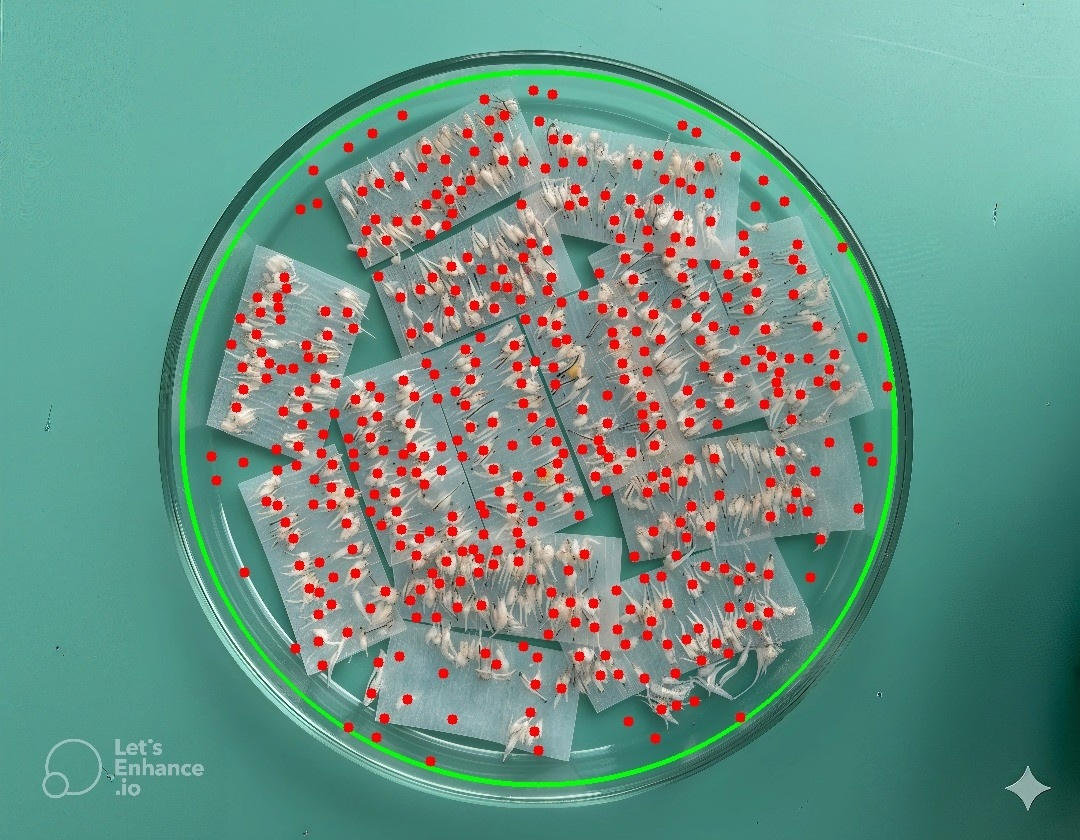
#> input picture dataset_yolo/train/images/d.jpg, 1080 x 840 px
$ python -i graft_counter.py   (imports and definitions only)   (older library calls are emulated)
#> lines starting #> are read from the running program, lines starting #| are printed output that depends on the picture; after the words box and inside, x2 and y2 are one past the last pixel; in counts of white or black regions, pixels touching at a corner belong together
#> further down, picture is the input picture: shape (840, 1080, 3); mean B, G, R 135.5, 148, 107.2
# core/graft_counter.py
# -*- coding: utf-8 -*-
from __future__ import annotations
import cv2
import numpy as np
from dataclasses import dataclass
from typing import Dict, Tuple, List


@dataclass
class Preset:
    spec_quantile: float
    log_sigmas: Tuple[float, ...]
    adapt_block: int
    adapt_C: int
    watershed_peak_ratio: float
    elong_max: float
    circ_min: float
    th_min_px: float | None
    th_max_px: float | None
    tophat_kernel: int


PRESETS = {
    "clientdemo": Preset(
        spec_quantile=99.7,
        log_sigmas=(2.5, 3.5, 5.0, 7.0),
        adapt_block=51,
        adapt_C=-5,
        watershed_peak_ratio=0.65,
        elong_max=4.5,
        circ_min=0.10,
        th_min_px=4.0,
        th_max_px=35.0,
        tophat_kernel=31,
    ),
    "ultra_dense": Preset(
        spec_quantile=99.9,
        log_sigmas=(1.0, 1.5, 2.0, 2.5, 3.0),
        adapt_block=21,
        adapt_C=-12,
        watershed_peak_ratio=0.40,
        elong_max=8.0,  # ← از 6.0 به 8.0
        circ_min=0.02,  # ← از 0.03 به 0.02
        th_min_px=1.5,  # ← از 2.0 به 1.5
        th_max_px=60.0,  # ← از 50.0 به 60.0
        tophat_kernel=21,
    ),
    "aggressive": Preset(  # ← جدید - برای گرافت‌های خیلی زیاد
        spec_quantile=99.95,
        log_sigmas=(0.8, 1.2, 1.8, 2.5, 3.5),  # طیف گسترده
        adapt_block=19,  # بلوک کوچیک
        adapt_C=-14,  # خیلی حساس
        watershed_peak_ratio=0.35,  # جداسازی قوی
        elong_max=8.0,  # شکل‌های مختلف
        circ_min=0.01,  # تقریباً همه چیز
        th_min_px=1.0,  # خیلی کوچک
        th_max_px=80.0,  # خیلی بزرگ
        tophat_kernel=19,
    ),
    "qc": Preset(
        spec_quantile=99.4,
        log_sigmas=(2.0, 3.0, 4.0, 5.0),
        adapt_block=39,
        adapt_C=-2,
        watershed_peak_ratio=0.55,
        elong_max=3.0,
        circ_min=0.15,
        th_min_px=7.0,
        th_max_px=24.0,
        tophat_kernel=25,
    ),
}


def _detect_petri_dish_mask(bgr: np.ndarray) -> np.ndarray:
    """
    Detect the circular petri dish region instead of looking for white paper.
    Returns a mask of the dish interior.
    """
    h, w = bgr.shape[:2]
#> h = 840; w = 1080
    gray = cv2.cvtColor(bgr, cv2.COLOR_BGR2GRAY)
    gray = cv2.GaussianBlur(gray, (0, 0), 3)

    # Detect circular dish using Hough circles
    s = min(h, w)
#> s = 840
    rmin = int(0.30 * s / 2)
#> rmin = 126
    rmax = int(0.98 * s / 2)
#> rmax = 411

    circles = cv2.HoughCircles(
        gray,
        cv2.HOUGH_GRADIENT,
        dp=1.2,
        minDist=s // 2,
        param1=100,
        param2=30,
        minRadius=rmin,
        maxRadius=rmax,
    )
#> circles = [[538.2, 427.8, 368.3]]

    mask = np.zeros((h, w), np.uint8)

    if circles is not None:
        # Use the largest/most centered circle
        circles = np.uint16(np.around(circles[0]))
#> circles = [[538, 428, 368]]
        center = np.array([w / 2, h / 2], dtype=np.float32)
#> center = [540, 420]

        def score(c):
            r = float(c[2])
#> r = 368
            cxy = c[:2].astype(np.float32)
#> cxy = [538, 428]
            d = float(np.linalg.norm(cxy - center))
#> d = 8.25
            return r - 0.3 * d

        best = max(circles, key=score)
#> best = [538, 428, 368]
        cx, cy, r = int(best[0]), int(best[1]), int(best[2])
#> cx = 538; cy = 428; r = 368

        # Create mask with slight erosion from rim
        rim_erode = max(10, int(0.03 * r))
#> rim_erode = 11
        cv2.circle(mask, (cx, cy), r - rim_erode, 255, -1)
#> mask: shape (840, 1080); 44.1% white; 1 white region, box (x1, y1, x2, y2) and area: (181, 71, 896, 786) 400325
    else:
        # Fallback: use entire image
        mask[:] = 255

    return mask


def _specular_keep_mask(bgr: np.ndarray, q: float) -> np.ndarray:
    """Remove specular highlights (bright white spots)."""
#> called with q = 99.7
    hsv = cv2.cvtColor(bgr, cv2.COLOR_BGR2HSV)
#> hsv: shape (840, 1080, 3); mean H, S, V 74.1, 99.6, 157.5
    S, V = hsv[:, :, 1], hsv[:, :, 2]
    vth = max(245, int(np.percentile(V, q)))
#> vth = 254
    spec = ((S < 60) & (V >= vth)).astype(np.uint8) * 255
#> spec: shape (840, 1080); 0.08% white in thin lines or dots, all inside (x1, y1, x2, y2) = (183, 101, 796, 797)
    spec = cv2.dilate(spec, cv2.getStructuringElement(cv2.MORPH_ELLIPSE, (7, 7)), 1)
#> spec: shape (840, 1080); 1% white; 123 white regions, largest, box (x1, y1, x2, y2) and area: (182, 536, 349, 749) 2351, (244, 573, 297, 647) 605, (350, 747, 410, 778) 369
    return cv2.bitwise_not(spec)


def _log_multiscale_response(gray: np.ndarray, sigmas: Tuple[float, ...]) -> np.ndarray:
    """Multi-scale Laplacian of Gaussian response."""
#> called with sigmas = (2.5, 3.5, 5, 7)
    resps = []
    for s in sigmas:
        k = int(6 * s + 1) | 1
        g = cv2.GaussianBlur(gray, (k, k), s)
        lap = cv2.Laplacian(g, cv2.CV_32F, ksize=3)
        resps.append(-lap)
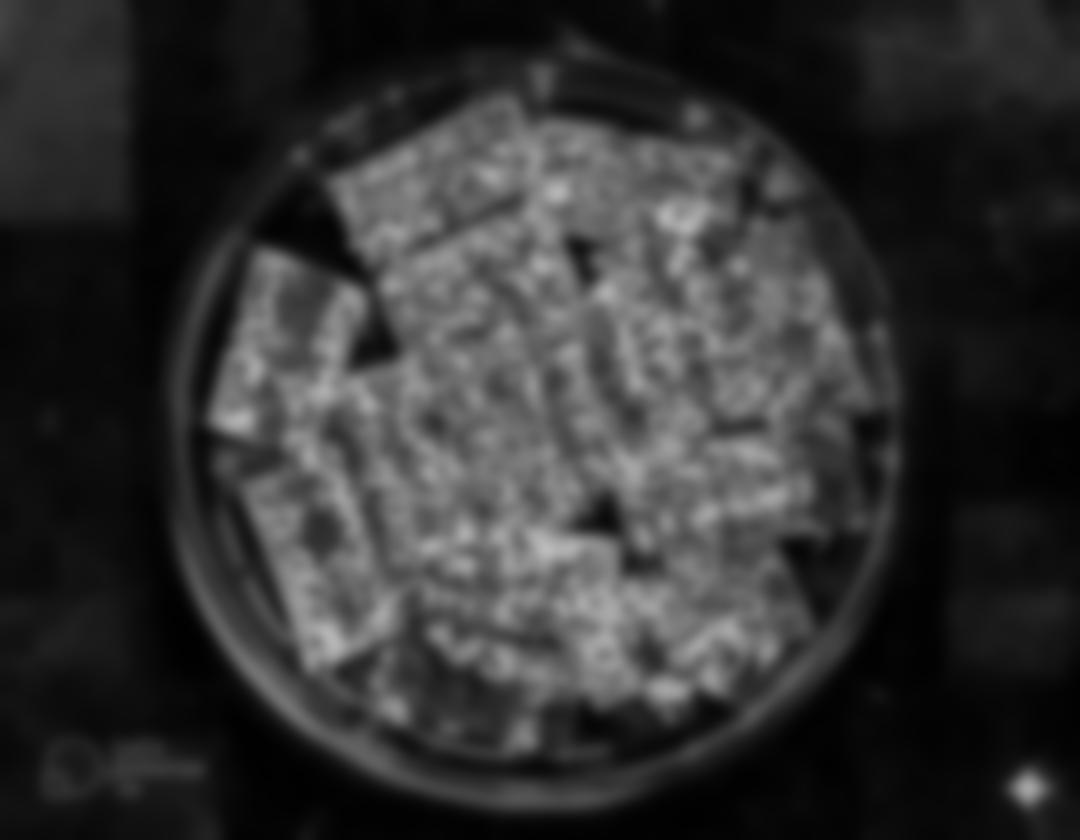
#> g: shape (840, 1080); min 1, max 188, mean 49.8
#> after the loop, resps = 4 items
    logmax = np.max(resps, axis=0)
    logmax = cv2.normalize(logmax, None, 0, 255, cv2.NORM_MINMAX).astype(np.uint8)
#> in count_grafts, `cand = cv2.adaptiveThreshold(logmax, 255, cv2.ADAPTIVE_THRESH_GAUSSIAN..`: cand: shape (840, 1080); 22.6% white; 17337 white regions (15961 under 20 px), largest, box (x1, y1, x2, y2) and area: (178, 262, 899, 788) 6704, (171, 500, 658, 809) 4390, (447, 46, 890, 311) 2342
#> in count_grafts, `cand = cv2.bitwise_and(cand, dish_mask)`: cand: shape (840, 1080); 12.3% white; 4088 white regions (3512 under 20 px), largest, box (x1, y1, x2, y2) and area: (235, 245, 378, 340) 2163, (635, 201, 706, 297) 1680, (587, 646, 785, 714) 1608
#> in count_grafts, `cand = cv2.bitwise_and(cand, keep)`: cand: shape (840, 1080); 11.9% white; 4209 white regions (3584 under 20 px), largest, box (x1, y1, x2, y2) and area: (235, 245, 370, 334) 1717, (587, 646, 785, 714) 1608, (236, 472, 322, 676) 1407
#> in count_grafts, `cand = cv2.morphologyEx(cand, cv2.MORPH_OPEN, cv2.getStructuringElemen..`: cand: shape (840, 1080); 9.3% white; 1164 white regions (389 under 20 px), largest, box (x1, y1, x2, y2) and area: (238, 472, 321, 676) 1287, (206, 344, 273, 450) 851, (392, 213, 524, 265) 838
#> in count_grafts, `cand = cv2.morphologyEx(cand, cv2.MORPH_CLOSE, cv2.getStructuringEleme..`: cand: shape (840, 1080); 10.1% white; 697 white regions (224 under 20 px), largest, box (x1, y1, x2, y2) and area: (577, 656, 735, 713) 1689, (235, 245, 370, 334) 1648, (554, 534, 642, 656) 1582
    return logmax


def _watershed_split(bin_mask: np.ndarray, peak_ratio: float) -> np.ndarray:
    """Split touching grafts using watershed."""
#> called with peak_ratio = 0.65
    dist = cv2.distanceTransform(bin_mask, cv2.DIST_L2, 5)
    th = float(peak_ratio) * dist.max()
#> th = 4.16
    seeds = (dist > th).astype(np.uint8) * 255
#> seeds: shape (840, 1080); 0.08% white in thin lines or dots, all inside (x1, y1, x2, y2) = (211, 93, 879, 757)
    seeds = cv2.morphologyEx(seeds, cv2.MORPH_DILATE,
                             cv2.getStructuringElement(cv2.MORPH_ELLIPSE, (3, 3)), 1)
#> seeds: shape (840, 1080); 0.23% white in thin lines or dots, all inside (x1, y1, x2, y2) = (210, 92, 880, 758)
    _, markers = cv2.connectedComponents(seeds)
#> markers: shape (840, 1080) int32; 165 distinct labels, from 0 to 164
    markers = markers.astype(np.int32)
    ws_img = cv2.cvtColor(bin_mask, cv2.COLOR_GRAY2BGR)
    cv2.watershed(ws_img, markers)
    labels_ws = (markers > 1).astype(np.uint8) * 255
#> labels_ws: shape (840, 1080); 5.5% white; 119 white regions, largest, box (x1, y1, x2, y2) and area: (238, 472, 391, 681) 1932, (577, 656, 735, 713) 1723, (235, 245, 370, 334) 1665
    labels_ws = cv2.bitwise_and(labels_ws, bin_mask)
#> labels_ws: shape (840, 1080); 5.3% white; 121 white regions, largest, box (x1, y1, x2, y2) and area: (577, 656, 735, 713) 1684, (235, 245, 370, 334) 1643, (675, 596, 771, 684) 1573
    return labels_ws


def _measure_and_filter(lbl_img: np.ndarray,
                        stats: np.ndarray,
                        centroids: np.ndarray,
                        th_min: float, th_max: float,
                        elong_max: float, circ_min: float
                        ) -> Tuple[List[Tuple[float, float]], List[Tuple[float, float]]]:
    """Filter detected regions based on shape and size criteria."""
    accepted, rejected = [], []
    num = int(lbl_img.max())

    for i in range(1, num + 1):
        mask_i = (lbl_img == i).astype(np.uint8) * 255
        cs, _ = cv2.findContours(mask_i, cv2.RETR_EXTERNAL, cv2.CHAIN_APPROX_NONE)
        if not cs:
            continue
        cnt = max(cs, key=cv2.contourArea)
        area = cv2.contourArea(cnt)
        peri = cv2.arcLength(cnt, True) + 1e-6
        circ = 4.0 * np.pi * area / (peri * peri)

        if len(cnt) >= 5:
            (cx, cy), (MA, ma), _ = cv2.fitEllipse(cnt)
            minor = min(MA, ma)
            major = max(MA, ma)
        else:
            x, y, w, h = cv2.boundingRect(cnt)
            minor = min(w, h)
            major = max(w, h)
            cx, cy = x + w / 2, y + h / 2

        elong = major / (minor + 1e-6)
        A_min = max(15, int((th_min ** 2) * 0.3))
        A_max = int((th_max ** 2) * 50)

        c = centroids[i] if i < len(centroids) else (cx, cy)

        if (minor >= th_min) and (minor <= th_max) and \
                (area >= A_min) and (area <= A_max) and \
                (elong <= elong_max) and (circ >= circ_min):
            accepted.append((float(c[0]), float(c[1])))
        else:
            rejected.append((float(c[0]), float(c[1])))

    return accepted, rejected


def count_grafts(image_bgr: np.ndarray, preset: str = "clientdemo") -> Dict:
    """
    Main graft counting pipeline with improved petri dish detection.
    """
    P = PRESETS[preset]

    # Use petri dish detection instead of paper mask
    dish_mask = _detect_petri_dish_mask(image_bgr)
    keep = _specular_keep_mask(image_bgr, P.spec_quantile)

    # Enhanced preprocessing
    gray = cv2.cvtColor(image_bgr, cv2.COLOR_BGR2GRAY)

    # CLAHE for better contrast
    clahe = cv2.createCLAHE(clipLimit=2.5, tileGridSize=(8, 8))
    gray = clahe.apply(gray)

    # Larger top-hat kernel to remove uneven background
    ksize = P.tophat_kernel | 1
    toph = cv2.morphologyEx(
        gray, cv2.MORPH_TOPHAT,
        cv2.getStructuringElement(cv2.MORPH_ELLIPSE, (ksize, ksize))
    )

    # Multi-scale LoG response
    logmax = _log_multiscale_response(toph, P.log_sigmas)

    # Adaptive threshold
    cand = cv2.adaptiveThreshold(logmax, 255,
                                 cv2.ADAPTIVE_THRESH_GAUSSIAN_C,
                                 cv2.THRESH_BINARY,
                                 P.adapt_block, P.adapt_C)

    # Apply masks
    cand = cv2.bitwise_and(cand, dish_mask)
    cand = cv2.bitwise_and(cand, keep)

    # Morphological cleanup
    cand = cv2.morphologyEx(cand, cv2.MORPH_OPEN,
                            cv2.getStructuringElement(cv2.MORPH_ELLIPSE, (3, 3)), 1)
    cand = cv2.morphologyEx(cand, cv2.MORPH_CLOSE,
                            cv2.getStructuringElement(cv2.MORPH_ELLIPSE, (5, 5)), 2)

    # Watershed splitting
    labels_ws = _watershed_split(cand, P.watershed_peak_ratio)

    # Connected components
    num, lbl, stats, cent = cv2.connectedComponentsWithStats(labels_ws, 8)
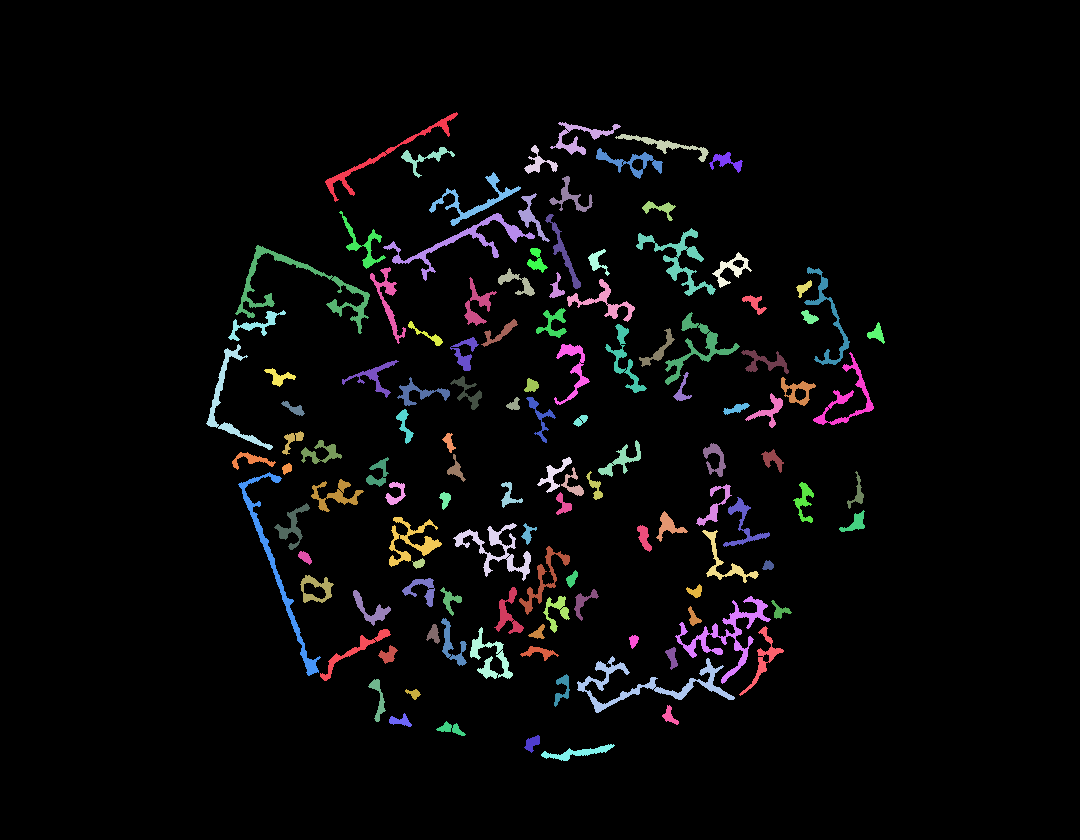
#> lbl: shape (840, 1080) int32; 122 distinct labels, from 0 to 121; one colour per label, 0 black
#> num = 122; stats = 122 rows, first 6: [0, 0, 1080, 840, 859354], [325, 112, 133, 90, 863], [550, 122, 71, 33, 608], [615, 134, 94, 28, 517], [524, 145, 34, 29, 306], [401, 147, 54, 31, 360]; cent = 122 pairs, first value 229.2 to 876.4, second value 136.9 to 752.4

    # Adaptive size thresholds
    th_min, th_max = P.th_min_px, P.th_max_px
    if th_min is None or th_max is None:
        minors = []
        for i in range(1, num):
            mask_i = (lbl == i).astype(np.uint8) * 255
            cs, _ = cv2.findContours(mask_i, cv2.RETR_EXTERNAL, cv2.CHAIN_APPROX_NONE)
            if not cs:
                continue
            cnt = max(cs, key=cv2.contourArea)
            if len(cnt) >= 5:
                (_, _), (MA, ma), _ = cv2.fitEllipse(cnt)
                minor = min(MA, ma)
            else:
                x, y, w, h = cv2.boundingRect(cnt)
                minor = min(w, h)
            minors.append(minor)

        if len(minors) > 0:
            minors = np.array(minors)
            lo = float(np.percentile(minors, 5)) * 0.8
            hi = float(np.percentile(minors, 98)) * 1.3
            th_min = max(4.0, lo)
            th_max = max(35.0, hi)
        else:
            th_min, th_max = 4.0, 35.0

    # Filter and classify
    accepted_pts, rejected_pts = _measure_and_filter(
        lbl, stats, cent,
        th_min, th_max,
        P.elong_max, P.circ_min
    )
#> in _measure_and_filter, `num = int(lbl_img.max())`: num = 121
#> the loop in _measure_and_filter, `for i in range(1, num + 1):` made 121 passes
#> (area, peri, circ, cx, cy, MA, ma, minor) on passes 1 to 12: (686.5, 435.8, 0.0454, 391.3, 158.9, 23.83, 164.4, 23.83), (487, 296.5, 0.0696, 582.3, 136.3, 29.35, 60.8, 29.35), (410, 255.9, 0.0787, 669, 146.7, 11.95, 92.73, 11.95), (243.5, 149.9, 0.136, 540, 162.7, 26.24, 29.92, 26.24), (280.5, 190.6, 0.0971, 433.6, 164.1, 30.33, 54.2, 30.33), (588.5, 225, 0.146, 630.6, 161.2, 23.11, 62.46, 23.11), (214.5, 125, 0.173, 725.4, 163.2, 19.89, 28.93, 19.89), (660.5, 398.7, 0.0522, 472.7, 197.4, 32.51, 80.85, 32.51), (308.5, 206.8, 0.0907, 572.3, 196, 32.83, 37.1, 32.83), (312, 167.3, 0.14, 536.2, 216.2, 26.56, 44.18, 26.56), (194, 108.4, 0.208, 659.1, 210.3, 18.8, 29.87, 18.8), (416, 259.6, 0.0776, 361.7, 236.6, 28.89, 59.35, 28.89)
#> (area, peri, circ, cx, cy, MA, ma) on pass 49: (288, 146.9, 0.168, 765.2, 413.1, 23.71, 40.06)
#> after the loop in _measure_and_filter, `for i in range(1, num + 1):`: mask_i: shape (840, 1080); 0.05% white; 1 white region, box (x1, y1, x2, y2) and area: (541, 744, 615, 761) 426

    # Visualization
    rgb = cv2.cvtColor(image_bgr, cv2.COLOR_BGR2RGB)
    overlay_debug = rgb.copy()
    overlay_clean = rgb.copy()

    # Draw dish boundary
    contours, _ = cv2.findContours(dish_mask, cv2.RETR_EXTERNAL, cv2.CHAIN_APPROX_SIMPLE)
    cv2.drawContours(overlay_debug, contours, -1, (0, 255, 0), 3)
#> overlay_debug: shape (840, 1080, 3); mean R, G, B 106.8, 148.3, 134.9
    cv2.drawContours(overlay_clean, contours, -1, (0, 255, 0), 3)

    # Draw accepted grafts (red)
    for (x, y) in accepted_pts:
        cv2.circle(overlay_debug, (int(x), int(y)), 5, (255, 0, 0), -1)
        cv2.circle(overlay_clean, (int(x), int(y)), 5, (255, 0, 0), -1)
#> this loop made 87 passes
#> (x, y) on passes 1 to 12: (538.5, 162.2), (631, 161.8), (725.8, 161.1), (530.9, 216.3), (659.2, 208.1), (536.3, 260.4), (596.9, 260.9), (730.8, 268.8), (516.8, 282.4), (556.4, 288), (476.9, 304.8), (803.4, 287.7)
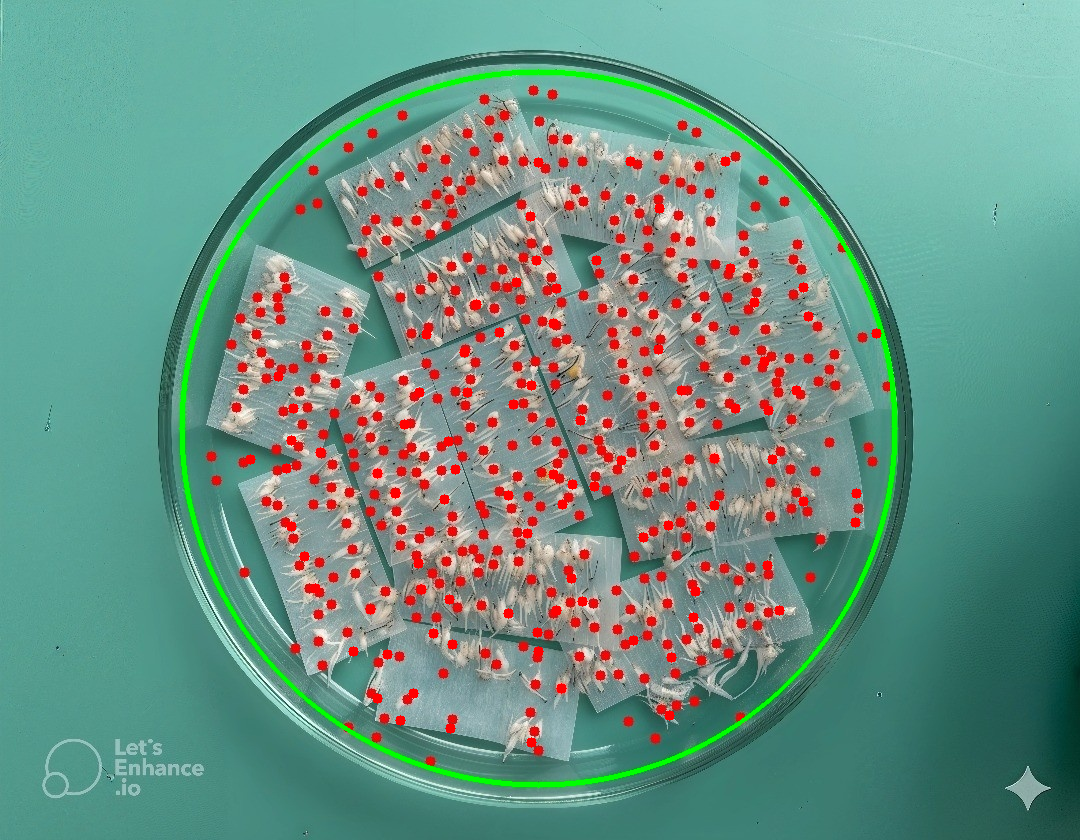
#> overlay_clean: shape (840, 1080, 3); mean R, G, B 107.4, 147.2, 133.9

    # Draw rejected (yellow, debug only)
    for (x, y) in rejected_pts:
        cv2.circle(overlay_debug, (int(x), int(y)), 3, (255, 255, 0), -1)
#> this loop made 34 passes
#> (x, y) on passes 1 to 12: (383.5, 156), (579.8, 136.9), (665.1, 144.5), (424.2, 157.7), (474.4, 200.1), (570.2, 197.1), (362.8, 244.1), (462.2, 241.7), (563.1, 252.2), (679.2, 259.4), (300.8, 288), (387.8, 300)
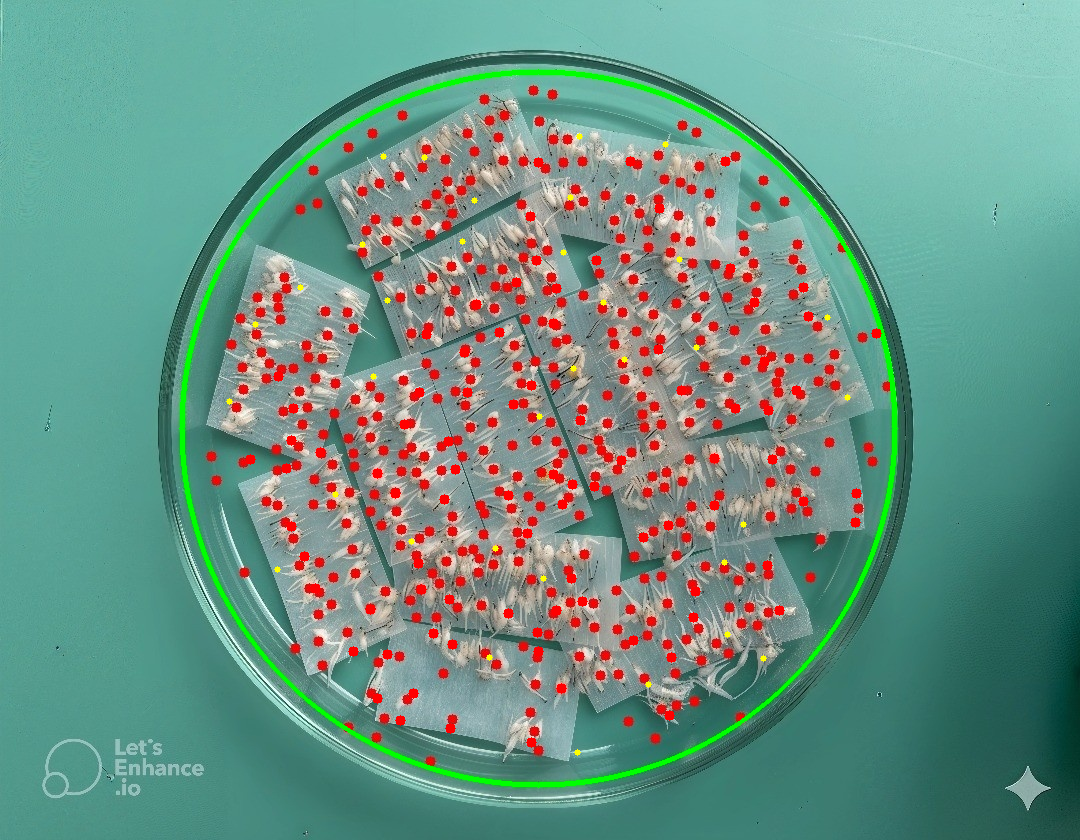
#> overlay_debug: shape (840, 1080, 3); 0.11% of pixels changed, all inside (x1, y1, x2, y2) = (226, 133, 851, 756)

    return {
        "count": len(accepted_pts),
        "points": np.array(accepted_pts, dtype=np.float32),
        "rejected_points": np.array(rejected_pts, dtype=np.float32),
        "overlay_clean": overlay_clean,
        "overlay_debug": overlay_debug,
        "dish_mask": dish_mask,
        "params": {
            "preset": preset,
            "thickness_px": {"min": float(th_min), "max": float(th_max)},
            "elong_max": float(P.elong_max),
            "circ_min": float(P.circ_min),
            "spec_quantile": float(P.spec_quantile),
            "tophat_kernel": int(P.tophat_kernel),
        }
    }

>>> import cv2
>>> picture = cv2.imread('../dataset_yolo/train/images/d.jpg')
>>> result = count_grafts(picture)
